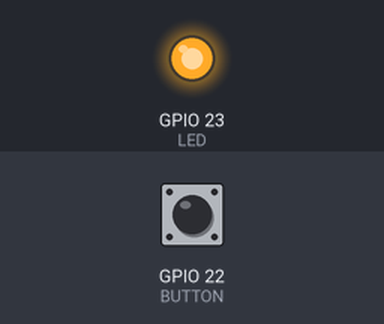
This program was run on a simulated Raspberry Pi (BCM pin numbers). Parts: output pins drawn as LEDs (lit = HIGH). The test bench sets the inputs (shaded band); at power-on: GPIO 22 (BUTTON) LOW.

Above: at 1.2 s.
1.3 s: GPIO 22 (BUTTON) pulled HIGH for 2.35 s
At 2.5 s:
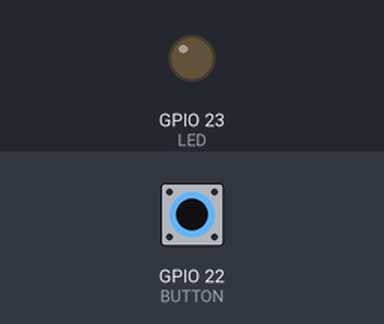
Timing chart, 0 to 5.5 s (numbered marks = the images above; inputs shaded):
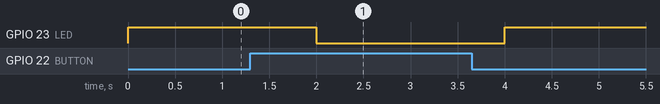

Measured:
- after the input at 1.3 s, GPIO 23 (LED): HIGH → LOW after 0.70 s, → HIGH 2.0 s later

The program:

RPiReadWrite.py
```python
import RPi.GPIO as GPIO
import time

BUTTON = 22
LED = 23

GPIO.setmode(GPIO.BCM)
GPIO.setup(BUTTON, GPIO.IN)
GPIO.setup(LED, GPIO.OUT)

try:
    while True:
        inputValue = GPIO.input(BUTTON)
        if (GPIO.LOW == inputValue):
            GPIO.output(LED, GPIO.HIGH)
        else:
            GPIO.output(LED, GPIO.LOW)
        time.sleep(2)
except KeyboardInterrupt:
    GPIO.cleanup()
```
